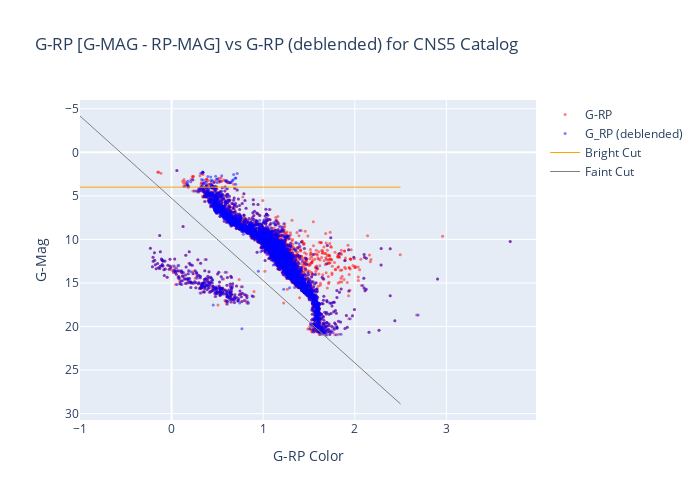

This figure's notebook cell:
### Code cell
# create a trace for the scatter plot
true_trace = go.Scatter(x=x, y=y, mode='markers', marker=dict(size=3, opacity=0.5, color = 'red'), name = 'G-RP')
resulting_trace = go.Scatter(x=resulting_x, y=y, mode='markers', marker=dict(size=3, opacity=0.5, color = 'blue'), name = 'G_RP (deblended)')

# create a trace for the horizontal line
hline_trace = go.Scatter(x=[-1, 2.5], y=[4, 4], mode='lines', line=dict(color='orange', width=1), name = 'Bright Cut')

# create a trace for the linear line
x_vals = [-1, 2.5]  # extend the line beyond the x range of the scatter plot
y_vals = [slope * x + intercept for x in x_vals]
line_trace = go.Scatter(x=x_vals, y=y_vals, mode='lines', line=dict(color='grey', width=1), name = 'Faint Cut')

# create the layout for the plot
layout = go.Layout(title='G-RP [G-MAG - RP-MAG] vs G-RP (deblended) for CNS5 Catalog',
                   xaxis=dict(title='G-RP Color'),
                   yaxis=dict(title='G-Mag', autorange='reversed'),
                   height=500, width=700)

# create a figure and add the traces and layout
fig = go.Figure(data=[true_trace, resulting_trace, hline_trace, line_trace], layout=layout)

# display the plot
fig.show()

### Figure 1 — Plotly figure (JSON) as saved in the notebook; plotly's stock layout.template omitted (floating-point values rounded to 4 significant figures; data arrays with more than 128 entries replaced by an {"elided": "..."} marker saying what was removed)
{"data": [{"marker": {"color": "red", "opacity": 0.5, "size": 3}, "mode": "markers", "name": "G-RP", "type": "scatter", "x": {"elided": "5909 float values"}, "y": {"elided": "5909 float values"}}, {"marker": {"color": "blue", "opacity": 0.5, "size": 3}, "mode": "markers", "name": "G_RP (deblended)", "type": "scatter", "x": {"elided": "5909 float values"}, "y": {"elided": "5909 float values"}}, {"line": {"color": "orange", "width": 1}, "mode": "lines", "name": "Bright Cut", "type": "scatter", "x": [-1, 2.5], "y": [4, 4]}, {"line": {"color": "grey", "width": 1}, "mode": "lines", "name": "Faint Cut", "type": "scatter", "x": [-1, 2.5], "y": [-4.167, 28.89]}], "layout": {"height": 500, "title": {"text": "G-RP [G-MAG - RP-MAG] vs G-RP (deblended) for CNS5 Catalog"}, "width": 700, "xaxis": {"title": {"text": "G-RP Color"}}, "yaxis": {"autorange": "reversed", "title": {"text": "G-Mag"}}}}
